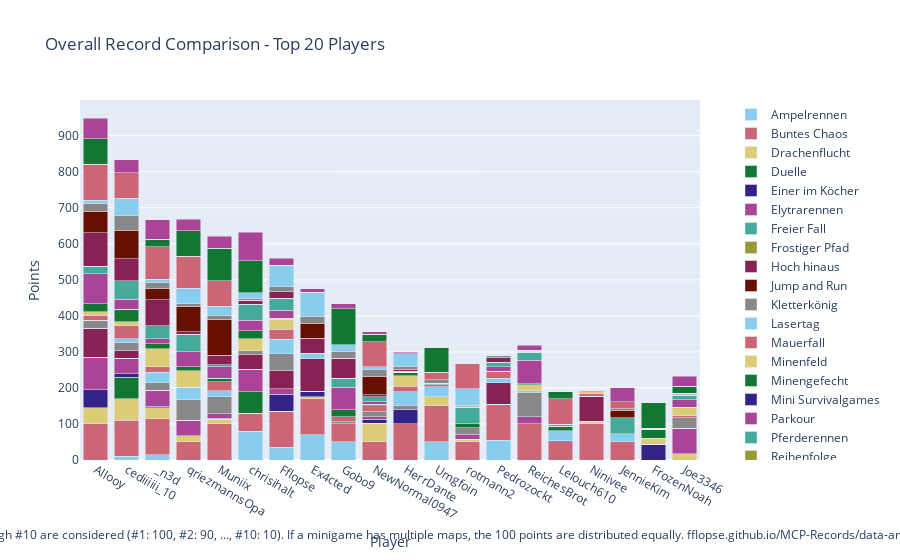

This figure's notebook cell:
### Code cell
import plotly.graph_objects as go

# Sum all columns to get the total score
outDf['Total'] = outDf.sum(axis=1)

# Sort by total score and fill N/A values with 0
outDf = outDf.sort_values(by='Total', ascending=False).fillna(0)

# Crop to top 10 players
cropDf = outDf.head(20).copy()

# Drop the 'Total' column for plotting
cropDf = cropDf.drop(columns=['Total'])

# Create a color palette
color_palette = px.colors.qualitative.Safe

# Create the stacked bar plot
fig = go.Figure()

cropDf = remove_duplicate_columns(cropDf)

for column in cropDf.columns.difference(['Player']):
    fig.add_trace(go.Bar(
        x=cropDf.index,
        y=cropDf[column],
        name=column,
        marker_color=color_palette[len(fig.data) % len(color_palette)]
    ))

# Update layout
fig.update_layout(
    barmode='stack',
    title='Overall Record Comparison - Top 20 Players',
    xaxis=dict(title='Player'),
    yaxis=dict(title='Points'),
    #height=800,
    #width=1000,
    legend=dict(
        x=1.05,
        y=0.5,
        traceorder='normal',
        font=dict(size=12),
        bgcolor='rgba(255, 255, 255, 0)',
        bordercolor='rgba(0, 0, 0, 0)'
    ),
    margin=dict(r=200),  # Adjust right margin to make room for the legend
    annotations=[
        dict(
            x=0.5,
            y=-0.235,
            xref='paper',
            yref='paper',
            text='Max 100 points per minigame. Records #1 through #10 are considered (#1: 100, #2: 90, ..., #10: 10). If a minigame has multiple maps, the 100 points are distributed equally. fflopse.github.io/MCP-Records/data-analysis/global-ranking.ipynb',
            showarrow=False,
            font=dict(size=12),
            xanchor='center'
        )
    ]
)

fig.show()

# save the plot as an html file

fig.write_html('out/overall_record_comparison.html')

### Figure 1 — Plotly figure (JSON) as saved in the notebook; plotly's stock layout.template omitted (floating-point values rounded to 4 significant figures)
{"data": [{"marker": {"color": "rgb(136, 204, 238)"}, "name": "Ampelrennen", "type": "bar", "x": ["Allooy", "cediiiiii_10", "_n3d", "qriezmannsOpa", "Muniix", "chrisihalt", "Fflopse", "Ex4cted", "Gobo9", "NewNormal0947", "HerrDante", "Umgfoin", "rotmann2", "Pedrozockt", "ReichesBrot", "Lelouch610", "Ninivee", "JennieKim", "FrozenNoah", "Joe3346"], "y": [0.0, 10.0, 15.0, 0.0, 0.0, 80.0, 35.0, 70.0, 50.0, 0.0, 0.0, 50.0, 0.0, 55.0, 0.0, 0.0, 0.0, 0.0, 0.0, 0.0]}, {"marker": {"color": "rgb(204, 102, 119)"}, "name": "Buntes Chaos", "type": "bar", "x": ["Allooy", "cediiiiii_10", "_n3d", "qriezmannsOpa", "Muniix", "chrisihalt", "Fflopse", "Ex4cted", "Gobo9", "NewNormal0947", "HerrDante", "Umgfoin", "rotmann2", "Pedrozockt", "ReichesBrot", "Lelouch610", "Ninivee", "JennieKim", "FrozenNoah", "Joe3346"], "y": [100.0, 100.0, 100.0, 50.0, 100.0, 50.0, 100.0, 100.0, 50.0, 50.0, 100.0, 100.0, 50.0, 100.0, 100.0, 50.0, 100.0, 50.0, 0.0, 0.0]}, {"marker": {"color": "rgb(221, 204, 119)"}, "name": "Drachenflucht", "type": "bar", "x": ["Allooy", "cediiiiii_10", "_n3d", "qriezmannsOpa", "Muniix", "chrisihalt", "Fflopse", "Ex4cted", "Gobo9", "NewNormal0947", "HerrDante", "Umgfoin", "rotmann2", "Pedrozockt", "ReichesBrot", "Lelouch610", "Ninivee", "JennieKim", "FrozenNoah", "Joe3346"], "y": [45.0, 60.0, 30.0, 17.5, 12.5, 0.0, 0.0, 5.0, 0.0, 52.5, 0.0, 25.0, 7.5, 0.0, 0.0, 0.0, 7.5, 0.0, 0.0, 17.5]}, {"marker": {"color": "rgb(17, 119, 51)"}, "name": "Duelle", "type": "bar", "x": ["Allooy", "cediiiiii_10", "_n3d", "qriezmannsOpa", "Muniix", "chrisihalt", "Fflopse", "Ex4cted", "Gobo9", "NewNormal0947", "HerrDante", "Umgfoin", "rotmann2", "Pedrozockt", "ReichesBrot", "Lelouch610", "Ninivee", "JennieKim", "FrozenNoah", "Joe3346"], "y": [0.0, 60.0, 0.0, 0.0, 0.0, 60.0, 0.0, 0.0, 0.0, 0.0, 0.0, 0.0, 0.0, 0.0, 0.0, 0.0, 0.0, 0.0, 0.0, 0.0]}, {"marker": {"color": "rgb(51, 34, 136)"}, "name": "Einer im Köcher", "type": "bar", "x": ["Allooy", "cediiiiii_10", "_n3d", "qriezmannsOpa", "Muniix", "chrisihalt", "Fflopse", "Ex4cted", "Gobo9", "NewNormal0947", "HerrDante", "Umgfoin", "rotmann2", "Pedrozockt", "ReichesBrot", "Lelouch610", "Ninivee", "JennieKim", "FrozenNoah", "Joe3346"], "y": [50.0, 10.0, 4.0, 0.0, 4.0, 0.0, 48.0, 16.0, 0.0, 10.0, 40.0, 0.0, 0.0, 0.0, 0.0, 4.0, 0.0, 0.0, 44.0, 0.0]}, {"marker": {"color": "rgb(170, 68, 153)"}, "name": "Elytrarennen", "type": "bar", "x": ["Allooy", "cediiiiii_10", "_n3d", "qriezmannsOpa", "Muniix", "chrisihalt", "Fflopse", "Ex4cted", "Gobo9", "NewNormal0947", "HerrDante", "Umgfoin", "rotmann2", "Pedrozockt", "ReichesBrot", "Lelouch610", "Ninivee", "JennieKim", "FrozenNoah", "Joe3346"], "y": [90.0, 42.5, 45.0, 42.5, 12.5, 62.5, 15.0, 0.0, 0.0, 7.5, 0.0, 0.0, 12.5, 0.0, 20.0, 0.0, 0.0, 0.0, 0.0, 70.0]}, {"marker": {"color": "rgb(68, 170, 153)"}, "name": "Freier Fall", "type": "bar", "x": ["Allooy", "cediiiiii_10", "_n3d", "qriezmannsOpa", "Muniix", "chrisihalt", "Fflopse", "Ex4cted", "Gobo9", "NewNormal0947", "HerrDante", "Umgfoin", "rotmann2", "Pedrozockt", "ReichesBrot", "Lelouch610", "Ninivee", "JennieKim", "FrozenNoah", "Joe3346"], "y": [0.0, 0.0, 0.0, 0.0, 0.0, 0.0, 0.0, 0.0, 0.0, 0.0, 0.0, 0.0, 0.0, 0.0, 0.0, 0.0, 0.0, 0.0, 0.0, 0.0]}, {"marker": {"color": "rgb(153, 153, 51)"}, "name": "Frostiger Pfad", "type": "bar", "x": ["Allooy", "cediiiiii_10", "_n3d", "qriezmannsOpa", "Muniix", "chrisihalt", "Fflopse", "Ex4cted", "Gobo9", "NewNormal0947", "HerrDante", "Umgfoin", "rotmann2", "Pedrozockt", "ReichesBrot", "Lelouch610", "Ninivee", "JennieKim", "FrozenNoah", "Joe3346"], "y": [0.0, 0.0, 0.0, 0.0, 0.0, 0.0, 0.0, 0.0, 0.0, 0.0, 0.0, 0.0, 0.0, 0.0, 0.0, 0.0, 0.0, 0.0, 0.0, 0.0]}, {"marker": {"color": "rgb(136, 34, 85)"}, "name": "Hoch hinaus", "type": "bar", "x": ["Allooy", "cediiiiii_10", "_n3d", "qriezmannsOpa", "Muniix", "chrisihalt", "Fflopse", "Ex4cted", "Gobo9", "NewNormal0947", "HerrDante", "Umgfoin", "rotmann2", "Pedrozockt", "ReichesBrot", "Lelouch610", "Ninivee", "JennieKim", "FrozenNoah", "Joe3346"], "y": [80.0, 20.0, 0.0, 0.0, 0.0, 40.0, 50.0, 90.0, 0.0, 0.0, 0.0, 0.0, 0.0, 60.0, 0.0, 0.0, 70.0, 0.0, 0.0, 0.0]}, {"marker": {"color": "rgb(102, 17, 0)"}, "name": "Jump and Run", "type": "bar", "x": ["Allooy", "cediiiiii_10", "_n3d", "qriezmannsOpa", "Muniix", "chrisihalt", "Fflopse", "Ex4cted", "Gobo9", "NewNormal0947", "HerrDante", "Umgfoin", "rotmann2", "Pedrozockt", "ReichesBrot", "Lelouch610", "Ninivee", "JennieKim", "FrozenNoah", "Joe3346"], "y": [0.0, 0.0, 0.0, 0.0, 0.0, 0.0, 0.0, 0.0, 0.0, 0.0, 0.0, 0.0, 0.0, 0.0, 0.0, 0.0, 0.0, 0.0, 0.0, 0.0]}, {"marker": {"color": "rgb(136, 136, 136)"}, "name": "Kletterkönig", "type": "bar", "x": ["Allooy", "cediiiiii_10", "_n3d", "qriezmannsOpa", "Muniix", "chrisihalt", "Fflopse", "Ex4cted", "Gobo9", "NewNormal0947", "HerrDante", "Umgfoin", "rotmann2", "Pedrozockt", "ReichesBrot", "Lelouch610", "Ninivee", "JennieKim", "FrozenNoah", "Joe3346"], "y": [23.33, 23.33, 20.0, 56.67, 46.67, 10.0, 46.67, 0.0, 6.667, 13.33, 10.0, 0.0, 20.0, 0.0, 66.67, 0.0, 0.0, 0.0, 0.0, 30.0]}, {"marker": {"color": "rgb(136, 204, 238)"}, "name": "Lasertag", "type": "bar", "x": ["Allooy", "cediiiiii_10", "_n3d", "qriezmannsOpa", "Muniix", "chrisihalt", "Fflopse", "Ex4cted", "Gobo9", "NewNormal0947", "HerrDante", "Umgfoin", "rotmann2", "Pedrozockt", "ReichesBrot", "Lelouch610", "Ninivee", "JennieKim", "FrozenNoah", "Joe3346"], "y": [0.0, 10.0, 30.0, 35.0, 16.67, 0.0, 40.0, 15.0, 0.0, 0.0, 40.0, 28.33, 0.0, 11.67, 5.0, 26.67, 0.0, 23.33, 0.0, 0.0]}, {"marker": {"color": "rgb(204, 102, 119)"}, "name": "Mauerfall", "type": "bar", "x": ["Allooy", "cediiiiii_10", "_n3d", "qriezmannsOpa", "Muniix", "chrisihalt", "Fflopse", "Ex4cted", "Gobo9", "NewNormal0947", "HerrDante", "Umgfoin", "rotmann2", "Pedrozockt", "ReichesBrot", "Lelouch610", "Ninivee", "JennieKim", "FrozenNoah", "Joe3346"], "y": [12.86, 37.14, 14.29, 0.0, 24.29, 0.0, 28.57, 0.0, 12.86, 17.14, 14.29, 5.714, 0.0, 20.0, 0.0, 0.0, 5.714, 0.0, 0.0, 5.714]}, {"marker": {"color": "rgb(221, 204, 119)"}, "name": "Minenfeld", "type": "bar", "x": ["Allooy", "cediiiiii_10", "_n3d", "qriezmannsOpa", "Muniix", "chrisihalt", "Fflopse", "Ex4cted", "Gobo9", "NewNormal0947", "HerrDante", "Umgfoin", "rotmann2", "Pedrozockt", "ReichesBrot", "Lelouch610", "Ninivee", "JennieKim", "FrozenNoah", "Joe3346"], "y": [10.0, 10.0, 50.0, 46.67, 0.0, 33.33, 26.67, 0.0, 0.0, 0.0, 30.0, 0.0, 0.0, 0.0, 16.67, 0.0, 6.667, 0.0, 16.67, 23.33]}, {"marker": {"color": "rgb(17, 119, 51)"}, "name": "Minengefecht", "type": "bar", "x": ["Allooy", "cediiiiii_10", "_n3d", "qriezmannsOpa", "Muniix", "chrisihalt", "Fflopse", "Ex4cted", "Gobo9", "NewNormal0947", "HerrDante", "Umgfoin", "rotmann2", "Pedrozockt", "ReichesBrot", "Lelouch610", "Ninivee", "JennieKim", "FrozenNoah", "Joe3346"], "y": [22.5, 35.0, 13.75, 10.0, 10.0, 22.5, 3.75, 0.0, 20.0, 3.75, 8.75, 0.0, 10.0, 0.0, 3.75, 12.5, 0.0, 0.0, 25.0, 0.0]}, {"marker": {"color": "rgb(51, 34, 136)"}, "name": "Mini Survivalgames", "type": "bar", "x": ["Allooy", "cediiiiii_10", "_n3d", "qriezmannsOpa", "Muniix", "chrisihalt", "Fflopse", "Ex4cted", "Gobo9", "NewNormal0947", "HerrDante", "Umgfoin", "rotmann2", "Pedrozockt", "ReichesBrot", "Lelouch610", "Ninivee", "JennieKim", "FrozenNoah", "Joe3346"], "y": [0.0, 0.0, 0.0, 0.0, 0.0, 0.0, 0.0, 0.0, 0.0, 0.0, 0.0, 0.0, 0.0, 0.0, 0.0, 0.0, 0.0, 0.0, 0.0, 0.0]}, {"marker": {"color": "rgb(170, 68, 153)"}, "name": "Parkour", "type": "bar", "x": ["Allooy", "cediiiiii_10", "_n3d", "qriezmannsOpa", "Muniix", "chrisihalt", "Fflopse", "Ex4cted", "Gobo9", "NewNormal0947", "HerrDante", "Umgfoin", "rotmann2", "Pedrozockt", "ReichesBrot", "Lelouch610", "Ninivee", "JennieKim", "FrozenNoah", "Joe3346"], "y": [82.5, 27.5, 15.0, 42.5, 32.5, 30.0, 22.5, 0.0, 62.5, 7.5, 0.0, 0.0, 0.0, 12.5, 65.0, 0.0, 0.0, 0.0, 0.0, 20.0]}, {"marker": {"color": "rgb(68, 170, 153)"}, "name": "Pferderennen", "type": "bar", "x": ["Allooy", "cediiiiii_10", "_n3d", "qriezmannsOpa", "Muniix", "chrisihalt", "Fflopse", "Ex4cted", "Gobo9", "NewNormal0947", "HerrDante", "Umgfoin", "rotmann2", "Pedrozockt", "ReichesBrot", "Lelouch610", "Ninivee", "JennieKim", "FrozenNoah", "Joe3346"], "y": [21.67, 51.67, 35.0, 48.33, 5.0, 43.33, 33.33, 0.0, 25.0, 13.33, 3.333, 3.333, 46.67, 11.67, 21.67, 5.0, 0.0, 43.33, 0.0, 13.33]}, {"marker": {"color": "rgb(153, 153, 51)"}, "name": "Reihenfolge", "type": "bar", "x": ["Allooy", "cediiiiii_10", "_n3d", "qriezmannsOpa", "Muniix", "chrisihalt", "Fflopse", "Ex4cted", "Gobo9", "NewNormal0947", "HerrDante", "Umgfoin", "rotmann2", "Pedrozockt", "ReichesBrot", "Lelouch610", "Ninivee", "JennieKim", "FrozenNoah", "Joe3346"], "y": [0.0, 0.0, 0.0, 0.0, 0.0, 0.0, 0.0, 0.0, 0.0, 0.0, 0.0, 0.0, 0.0, 0.0, 0.0, 0.0, 0.0, 0.0, 0.0, 0.0]}, {"marker": {"color": "rgb(136, 34, 85)"}, "name": "Replika", "type": "bar", "x": ["Allooy", "cediiiiii_10", "_n3d", "qriezmannsOpa", "Muniix", "chrisihalt", "Fflopse", "Ex4cted", "Gobo9", "NewNormal0947", "HerrDante", "Umgfoin", "rotmann2", "Pedrozockt", "ReichesBrot", "Lelouch610", "Ninivee", "JennieKim", "FrozenNoah", "Joe3346"], "y": [92.05, 60.77, 72.48, 7.094, 27.01, 11.11, 16.75, 41.97, 55.38, 6.667, 3.675, 0.5128, 0.5128, 13.08, 3.59, 0.9402, 0.1709, 0.4274, 0.0, 0.5128]}, {"marker": {"color": "rgb(102, 17, 0)"}, "name": "Runterpurzeln", "type": "bar", "x": ["Allooy", "cediiiiii_10", "_n3d", "qriezmannsOpa", "Muniix", "chrisihalt", "Fflopse", "Ex4cted", "Gobo9", "NewNormal0947", "HerrDante", "Umgfoin", "rotmann2", "Pedrozockt", "ReichesBrot", "Lelouch610", "Ninivee", "JennieKim", "FrozenNoah", "Joe3346"], "y": [60.0, 80.0, 30.0, 70.0, 100.0, 0.0, 0.0, 40.0, 0.0, 50.0, 0.0, 0.0, 0.0, 0.0, 0.0, 0.0, 0.0, 20.0, 0.0, 0.0]}, {"marker": {"color": "rgb(136, 136, 136)"}, "name": "Sammelwahn", "type": "bar", "x": ["Allooy", "cediiiiii_10", "_n3d", "qriezmannsOpa", "Muniix", "chrisihalt", "Fflopse", "Ex4cted", "Gobo9", "NewNormal0947", "HerrDante", "Umgfoin", "rotmann2", "Pedrozockt", "ReichesBrot", "Lelouch610", "Ninivee", "JennieKim", "FrozenNoah", "Joe3346"], "y": [21.03, 41.54, 17.69, 7.179, 11.03, 5.641, 14.1, 20.0, 19.49, 19.23, 9.744, 10.0, 5.385, 5.128, 2.308, 0.7692, 1.538, 4.872, 2.564, 4.615]}, {"marker": {"color": "rgb(136, 204, 238)"}, "name": "Schießstand", "type": "bar", "x": ["Allooy", "cediiiiii_10", "_n3d", "qriezmannsOpa", "Muniix", "chrisihalt", "Fflopse", "Ex4cted", "Gobo9", "NewNormal0947", "HerrDante", "Umgfoin", "rotmann2", "Pedrozockt", "ReichesBrot", "Lelouch610", "Ninivee", "JennieKim", "FrozenNoah", "Joe3346"], "y": [10.0, 47.5, 10.0, 42.5, 25.0, 15.0, 60.0, 67.5, 17.5, 7.5, 35.0, 0.0, 45.0, 0.0, 0.0, 0.0, 0.0, 0.0, 0.0, 0.0]}, {"marker": {"color": "rgb(204, 102, 119)"}, "name": "Spleef", "type": "bar", "x": ["Allooy", "cediiiiii_10", "_n3d", "qriezmannsOpa", "Muniix", "chrisihalt", "Fflopse", "Ex4cted", "Gobo9", "NewNormal0947", "HerrDante", "Umgfoin", "rotmann2", "Pedrozockt", "ReichesBrot", "Lelouch610", "Ninivee", "JennieKim", "FrozenNoah", "Joe3346"], "y": [100.0, 70.0, 90.0, 90.0, 70.0, 0.0, 0.0, 0.0, 0.0, 70.0, 0.0, 20.0, 70.0, 0.0, 0.0, 70.0, 0.0, 20.0, 0.0, 0.0]}, {"marker": {"color": "rgb(221, 204, 119)"}, "name": "Todeswürfel", "type": "bar", "x": ["Allooy", "cediiiiii_10", "_n3d", "qriezmannsOpa", "Muniix", "chrisihalt", "Fflopse", "Ex4cted", "Gobo9", "NewNormal0947", "HerrDante", "Umgfoin", "rotmann2", "Pedrozockt", "ReichesBrot", "Lelouch610", "Ninivee", "JennieKim", "FrozenNoah", "Joe3346"], "y": [0.0, 0.0, 0.0, 0.0, 0.0, 0.0, 0.0, 0.0, 0.0, 0.0, 0.0, 0.0, 0.0, 0.0, 0.0, 0.0, 0.0, 0.0, 0.0, 0.0]}, {"marker": {"color": "rgb(17, 119, 51)"}, "name": "Turmroulette", "type": "bar", "x": ["Allooy", "cediiiiii_10", "_n3d", "qriezmannsOpa", "Muniix", "chrisihalt", "Fflopse", "Ex4cted", "Gobo9", "NewNormal0947", "HerrDante", "Umgfoin", "rotmann2", "Pedrozockt", "ReichesBrot", "Lelouch610", "Ninivee", "JennieKim", "FrozenNoah", "Joe3346"], "y": [70.0, 0.0, 20.0, 70.0, 90.0, 90.0, 0.0, 0.0, 100.0, 20.0, 0.0, 70.0, 0.0, 0.0, 0.0, 20.0, 0.0, 0.0, 70.0, 20.0]}, {"marker": {"color": "rgb(51, 34, 136)"}, "name": "Waffenfolge", "type": "bar", "x": ["Allooy", "cediiiiii_10", "_n3d", "qriezmannsOpa", "Muniix", "chrisihalt", "Fflopse", "Ex4cted", "Gobo9", "NewNormal0947", "HerrDante", "Umgfoin", "rotmann2", "Pedrozockt", "ReichesBrot", "Lelouch610", "Ninivee", "JennieKim", "FrozenNoah", "Joe3346"], "y": [0.0, 0.0, 0.0, 0.0, 0.0, 0.0, 0.0, 0.0, 0.0, 0.0, 0.0, 0.0, 0.0, 0.0, 0.0, 0.0, 0.0, 0.0, 0.0, 0.0]}, {"marker": {"color": "rgb(170, 68, 153)"}, "name": "Wettrennen", "type": "bar", "x": ["Allooy", "cediiiiii_10", "_n3d", "qriezmannsOpa", "Muniix", "chrisihalt", "Fflopse", "Ex4cted", "Gobo9", "NewNormal0947", "HerrDante", "Umgfoin", "rotmann2", "Pedrozockt", "ReichesBrot", "Lelouch610", "Ninivee", "JennieKim", "FrozenNoah", "Joe3346"], "y": [58.0, 36.0, 54.0, 32.0, 34.0, 78.0, 20.0, 10.0, 14.0, 8.0, 4.0, 0.0, 0.0, 0.0, 14.0, 0.0, 0.0, 38.0, 0.0, 28.0]}], "layout": {"annotations": [{"font": {"size": 12}, "showarrow": false, "text": "Max 100 points per minigame. Records #1 through #10 are considered (#1: 100, #2: 90, ..., #10: 10). If a minigame has multiple maps, the 100 points are distributed equally. fflopse.github.io/MCP-Records/data-analysis/global-ranking.ipynb", "x": 0.5, "xanchor": "center", "xref": "paper", "y": -0.235, "yref": "paper"}], "barmode": "stack", "legend": {"bgcolor": "rgba(255, 255, 255, 0)", "bordercolor": "rgba(0, 0, 0, 0)", "font": {"size": 12}, "traceorder": "normal", "x": 1.05, "y": 0.5}, "margin": {"r": 200}, "title": {"text": "Overall Record Comparison - Top 20 Players"}, "xaxis": {"title": {"text": "Player"}}, "yaxis": {"title": {"text": "Points"}}}}
